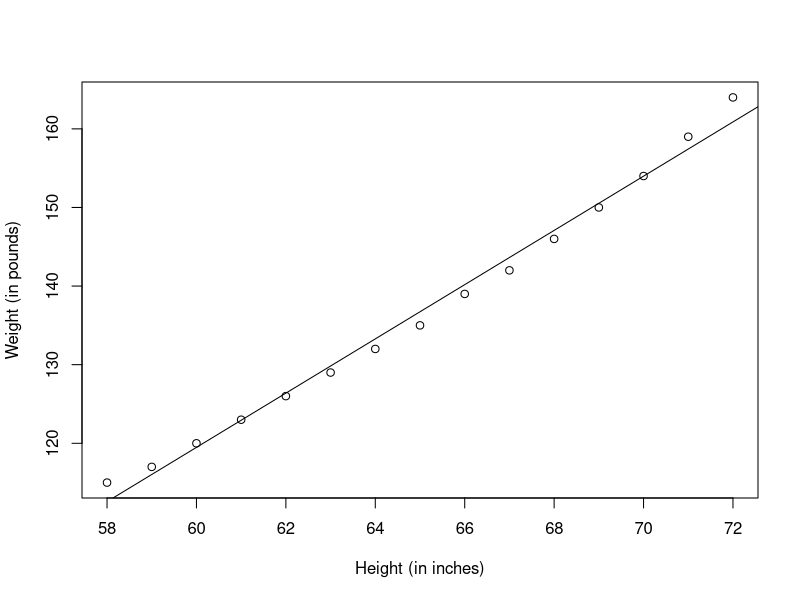
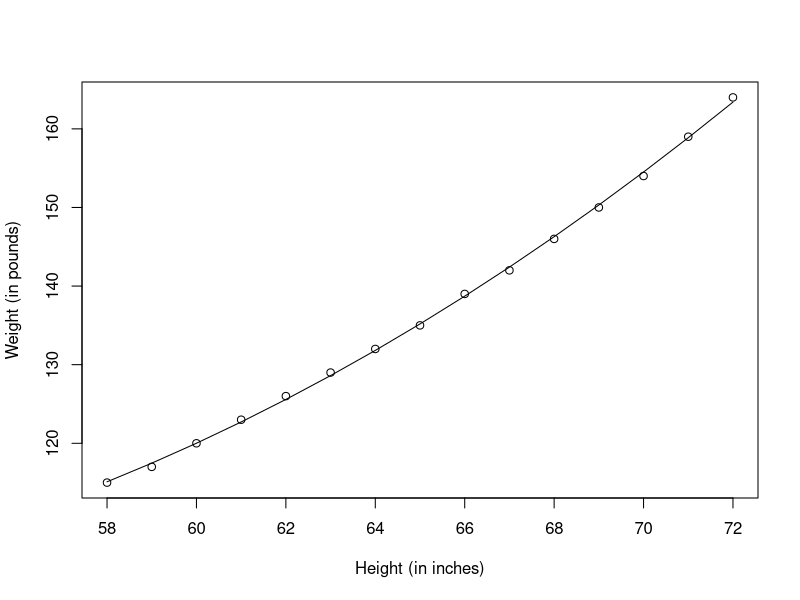

The R script that drew these images, in order:
## ---- chunk 1
# Simple Linear Regression
fit <- lm(weight ~ height,data=women)
summary(fit)

women$weight

fitted(fit)

residuals(fit)

plot(women$height,women$weight,
     xlab="Height (in inches)",
     ylab="Weight (in pounds)")
abline(fit)
## ---- chunk 2
# Polynomial Regression
fit2 <- lm(weight ~ height + I(height^2), data=women)
summary(fit2)

plot(women$height,women$weight,
     xlab="Height (in inches)",
     ylab="Weight (in pounds)")
lines(women$height,fitted(fit2))

